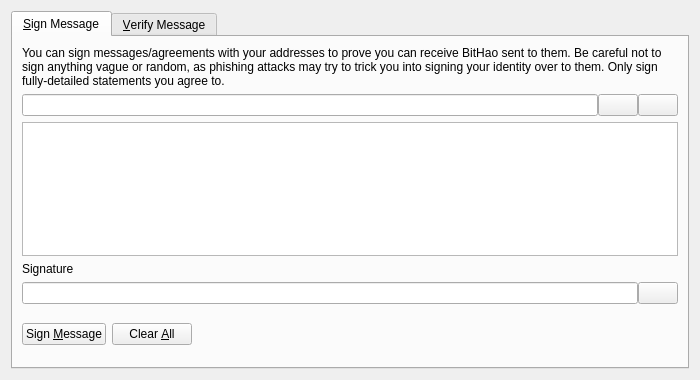
<?xml version="1.0" encoding="UTF-8"?>
<ui version="4.0">
 <class>SignVerifyMessageDialog</class>
 <widget class="QDialog" name="SignVerifyMessageDialog">
  <property name="geometry">
   <rect>
    <x>0</x>
    <y>0</y>
    <width>700</width>
    <height>380</height>
   </rect>
  </property>
  <property name="windowTitle">
   <string>Signatures - Sign / Verify a Message</string>
  </property>
  <property name="modal">
   <bool>true</bool>
  </property>
  <layout class="QVBoxLayout" name="verticalLayout">
   <item>
    <widget class="QTabWidget" name="tabWidget">
     <property name="currentIndex">
      <number>0</number>
     </property>
     <widget class="QWidget" name="tabSignMessage">
      <attribute name="title">
       <string>&amp;Sign Message</string>
      </attribute>
      <layout class="QVBoxLayout" name="verticalLayout_SM">
       <item>
        <widget class="QLabel" name="infoLabel_SM">
         <property name="text">
          <string>You can sign messages/agreements with your addresses to prove you can receive BitHao sent to them. Be careful not to sign anything vague or random, as phishing attacks may try to trick you into signing your identity over to them. Only sign fully-detailed statements you agree to.</string>
         </property>
         <property name="textFormat">
          <enum>Qt::PlainText</enum>
         </property>
         <property name="wordWrap">
          <bool>true</bool>
         </property>
        </widget>
       </item>
       <item>
        <layout class="QHBoxLayout" name="horizontalLayout_1_SM">
         <property name="spacing">
          <number>0</number>
         </property>
         <item>
          <widget class="QValidatedLineEdit" name="addressIn_SM">
           <property name="toolTip">
            <string>The BitHao address to sign the message with</string>
           </property>
          </widget>
         </item>
         <item>
          <widget class="QPushButton" name="addressBookButton_SM">
           <property name="toolTip">
            <string>Choose previously used address</string>
           </property>
           <property name="text">
            <string/>
           </property>
           <property name="shortcut">
            <string>Alt+A</string>
           </property>
           <property name="autoDefault">
            <bool>false</bool>
           </property>
          </widget>
         </item>
         <item>
          <widget class="QPushButton" name="pasteButton_SM">
           <property name="toolTip">
            <string>Paste address from clipboard</string>
           </property>
           <property name="text">
            <string/>
           </property>
           <property name="shortcut">
            <string>Alt+P</string>
           </property>
           <property name="autoDefault">
            <bool>false</bool>
           </property>
          </widget>
         </item>
        </layout>
       </item>
       <item>
        <widget class="QPlainTextEdit" name="messageIn_SM">
         <property name="toolTip">
          <string>Enter the message you want to sign here</string>
         </property>
        </widget>
       </item>
       <item>
        <widget class="QLabel" name="signatureLabel_SM">
         <property name="text">
          <string>Signature</string>
         </property>
         <property name="textFormat">
          <enum>Qt::PlainText</enum>
         </property>
        </widget>
       </item>
       <item>
        <layout class="QHBoxLayout" name="horizontalLayout_2_SM">
         <property name="spacing">
          <number>0</number>
         </property>
         <item>
          <widget class="QLineEdit" name="signatureOut_SM">
           <property name="font">
            <font>
             <italic>true</italic>
            </font>
           </property>
           <property name="readOnly">
            <bool>true</bool>
           </property>
          </widget>
         </item>
         <item>
          <widget class="QPushButton" name="copySignatureButton_SM">
           <property name="toolTip">
            <string>Copy the current signature to the system clipboard</string>
           </property>
           <property name="text">
            <string/>
           </property>
           <property name="autoDefault">
            <bool>false</bool>
           </property>
          </widget>
         </item>
        </layout>
       </item>
       <item>
        <layout class="QHBoxLayout" name="horizontalLayout_3_SM">
         <item>
          <widget class="QPushButton" name="signMessageButton_SM">
           <property name="toolTip">
            <string>Sign the message to prove you own this BitHao address</string>
           </property>
           <property name="text">
            <string>Sign &amp;Message</string>
           </property>
           <property name="autoDefault">
            <bool>false</bool>
           </property>
          </widget>
         </item>
         <item>
          <widget class="QPushButton" name="clearButton_SM">
           <property name="toolTip">
            <string>Reset all sign message fields</string>
           </property>
           <property name="text">
            <string>Clear &amp;All</string>
           </property>
           <property name="autoDefault">
            <bool>false</bool>
           </property>
          </widget>
         </item>
         <item>
          <spacer name="horizontalSpacer_1_SM">
           <property name="orientation">
            <enum>Qt::Horizontal</enum>
           </property>
           <property name="sizeHint" stdset="0">
            <size>
             <width>40</width>
             <height>48</height>
            </size>
           </property>
          </spacer>
         </item>
         <item>
          <widget class="QLabel" name="statusLabel_SM">
           <property name="font">
            <font>
             <weight>75</weight>
             <bold>true</bold>
            </font>
           </property>
           <property name="text">
            <string/>
           </property>
           <property name="wordWrap">
            <bool>true</bool>
           </property>
          </widget>
         </item>
         <item>
          <spacer name="horizontalSpacer_2_SM">
           <property name="orientation">
            <enum>Qt::Horizontal</enum>
           </property>
           <property name="sizeHint" stdset="0">
            <size>
             <width>40</width>
             <height>48</height>
            </size>
           </property>
          </spacer>
         </item>
        </layout>
       </item>
      </layout>
     </widget>
     <widget class="QWidget" name="tabVerifyMessage">
      <attribute name="title">
       <string>&amp;Verify Message</string>
      </attribute>
      <layout class="QVBoxLayout" name="verticalLayout_VM">
       <item>
        <widget class="QLabel" name="infoLabel_VM">
         <property name="text">
          <string>Enter the receiver's address, message (ensure you copy line breaks, spaces, tabs, etc. exactly) and signature below to verify the message. Be careful not to read more into the signature than what is in the signed message itself, to avoid being tricked by a man-in-the-middle attack. Note that this only proves the signing party receives with the address, it cannot prove sendership of any transaction!</string>
         </property>
         <property name="textFormat">
          <enum>Qt::PlainText</enum>
         </property>
         <property name="alignment">
          <set>Qt::AlignLeading|Qt::AlignLeft|Qt::AlignTop</set>
         </property>
         <property name="wordWrap">
          <bool>true</bool>
         </property>
        </widget>
       </item>
       <item>
        <layout class="QHBoxLayout" name="horizontalLayout_1_VM">
         <property name="spacing">
          <number>0</number>
         </property>
         <item>
          <widget class="QValidatedLineEdit" name="addressIn_VM">
           <property name="toolTip">
            <string>The BitHao address the message was signed with</string>
           </property>
          </widget>
         </item>
         <item>
          <widget class="QPushButton" name="addressBookButton_VM">
           <property name="toolTip">
            <string>Choose previously used address</string>
           </property>
           <property name="text">
            <string/>
           </property>
           <property name="shortcut">
            <string>Alt+A</string>
           </property>
           <property name="autoDefault">
            <bool>false</bool>
           </property>
          </widget>
         </item>
        </layout>
       </item>
       <item>
        <widget class="QPlainTextEdit" name="messageIn_VM"/>
       </item>
       <item>
        <widget class="QValidatedLineEdit" name="signatureIn_VM"/>
       </item>
       <item>
        <layout class="QHBoxLayout" name="horizontalLayout_2_VM">
         <item>
          <widget class="QPushButton" name="verifyMessageButton_VM">
           <property name="toolTip">
            <string>Verify the message to ensure it was signed with the specified BitHao address</string>
           </property>
           <property name="text">
            <string>Verify &amp;Message</string>
           </property>
           <property name="autoDefault">
            <bool>false</bool>
           </property>
          </widget>
         </item>
         <item>
          <widget class="QPushButton" name="clearButton_VM">
           <property name="toolTip">
            <string>Reset all verify message fields</string>
           </property>
           <property name="text">
            <string>Clear &amp;All</string>
           </property>
           <property name="autoDefault">
            <bool>false</bool>
           </property>
          </widget>
         </item>
         <item>
          <spacer name="horizontalSpacer_1_VM">
           <property name="orientation">
            <enum>Qt::Horizontal</enum>
           </property>
           <property name="sizeHint" stdset="0">
            <size>
             <width>40</width>
             <height>48</height>
            </size>
           </property>
          </spacer>
         </item>
         <item>
          <widget class="QLabel" name="statusLabel_VM">
           <property name="font">
            <font>
             <weight>75</weight>
             <bold>true</bold>
            </font>
           </property>
           <property name="text">
            <string/>
           </property>
           <property name="wordWrap">
            <bool>true</bool>
           </property>
          </widget>
         </item>
         <item>
          <spacer name="horizontalSpacer_2_VM">
           <property name="orientation">
            <enum>Qt::Horizontal</enum>
           </property>
           <property name="sizeHint" stdset="0">
            <size>
             <width>40</width>
             <height>48</height>
            </size>
           </property>
          </spacer>
         </item>
        </layout>
       </item>
      </layout>
     </widget>
    </widget>
   </item>
  </layout>
 </widget>
 <customwidgets>
  <customwidget>
   <class>QValidatedLineEdit</class>
   <extends>QLineEdit</extends>
   <header>qvalidatedlineedit.h</header>
  </customwidget>
 </customwidgets>
 <resources>
  <include location="../bithao.qrc"/>
 </resources>
 <connections/>
</ui>
